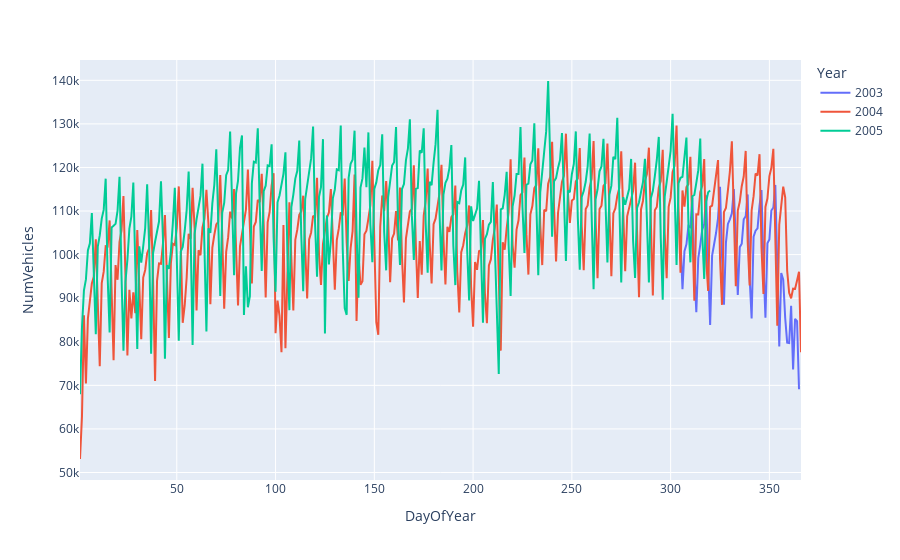

The code cell stored with this chart in its notebook:
### Markdown cell above
以一年為週期的每日資料以及所有資料使用的時間年度作圖，要想清楚因為不好描述。

### Code cell
figure = plotly.express.line(data, x='DayOfYear', y='NumVehicles', color='Year')
figure

### Figure 1 — Plotly figure (JSON) as saved in the notebook; plotly's stock layout.template omitted (floating-point values rounded to 4 significant figures; data arrays with more than 128 entries replaced by an {"elided": "..."} marker saying what was removed)
{"data": [{"hovertemplate": "Year=2003<br>DayOfYear=%{x}<br>NumVehicles=%{y}<extra></extra>", "legendgroup": "2003", "line": {"color": "#636efa", "dash": "solid"}, "marker": {"symbol": "circle"}, "mode": "lines", "name": "2003", "orientation": "v", "showlegend": true, "type": "scatter", "x": [305, 306, 307, 308, 309, 310, 311, 312, 313, 314, 315, 316, 317, 318, 319, 320, 321, 322, 323, 324, 325, 326, 327, 328, 329, 330, 331, 332, 333, 334, 335, 336, 337, 338, 339, 340, 341, 342, 343, 344, 345, 346, 347, 348, 349, 350, 351, 352, 353, 354, 355, 356, 357, 358, 359, 360, 361, 362, 363, 364, 365], "xaxis": "x", "y": [103536, 92051, 100795, 102352, 106569, 106284, 113111, 96806, 86811, 99194, 102253, 105707, 107011, 113588, 97066, 83848, 99770, 102281, 104951, 108397, 115567, 99758, 88487, 102773, 107040, 108092, 109490, 115048, 101161, 90733, 101716, 102497, 108085, 108811, 113805, 94656, 85336, 104140, 105500, 106046, 111200, 114801, 97659, 85532, 102585, 103496, 110116, 110804, 115991, 98807, 78903, 95771, 94262, 85453, 79812, 79697, 88279, 73671, 85261, 84747, 69097], "yaxis": "y"}, {"hovertemplate": "Year=2004<br>DayOfYear=%{x}<br>NumVehicles=%{y}<extra></extra>", "legendgroup": "2004", "line": {"color": "#EF553B", "dash": "solid"}, "marker": {"symbol": "circle"}, "mode": "lines", "name": "2004", "orientation": "v", "showlegend": true, "type": "scatter", "x": {"elided": "366 int values"}, "xaxis": "x", "y": {"elided": "366 int values"}, "yaxis": "y"}, {"hovertemplate": "Year=2005<br>DayOfYear=%{x}<br>NumVehicles=%{y}<extra></extra>", "legendgroup": "2005", "line": {"color": "#00cc96", "dash": "solid"}, "marker": {"symbol": "circle"}, "mode": "lines", "name": "2005", "orientation": "v", "showlegend": true, "type": "scatter", "x": {"elided": "320 int values"}, "xaxis": "x", "y": {"elided": "320 int values"}, "yaxis": "y"}], "layout": {"legend": {"title": {"text": "Year"}, "tracegroupgap": 0}, "margin": {"t": 60}, "xaxis": {"anchor": "y", "domain": [0, 1], "title": {"text": "DayOfYear"}}, "yaxis": {"anchor": "x", "domain": [0, 1], "title": {"text": "NumVehicles"}}}}
